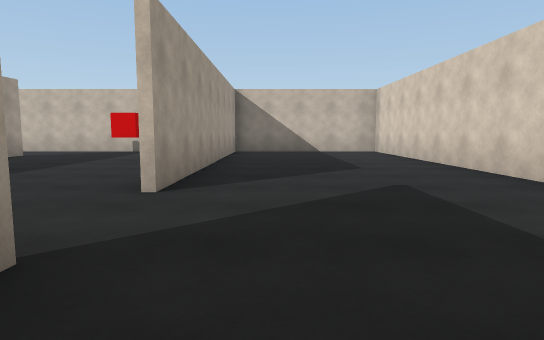
view 1 (above)

19 first-person views from a walk through a 3-D level made in the Unity game engine. The camera is 1.2 m above the floor, tilts 6° down and sees 75° across. The floor is counted in squares, 2 m on a side. Each view is taken from the middle of a square. On the plan, view 1 faces up. The plan holds only what a view shows up to about 10 squares ahead; the rest is blank. The player character is not drawn.

view 2
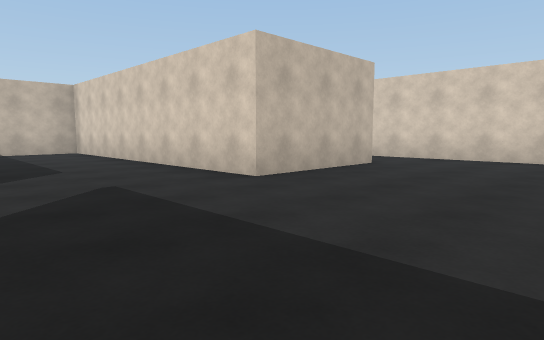

view 3
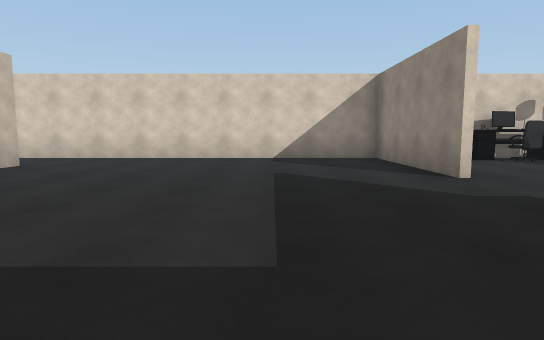

view 4
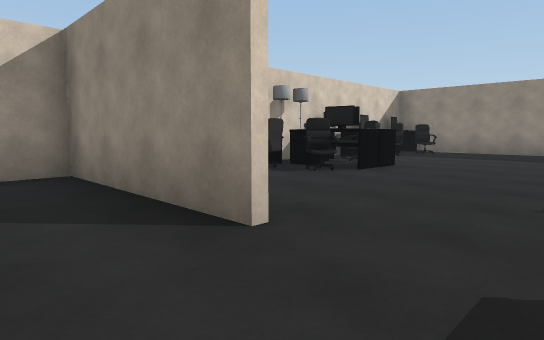

view 5
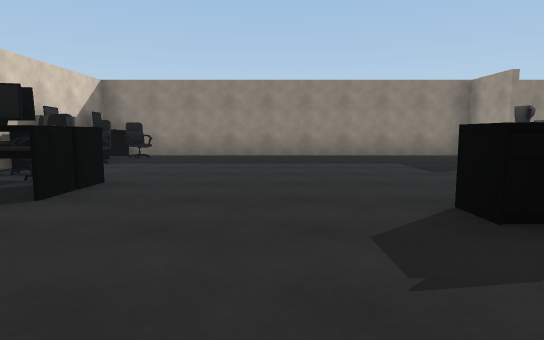

view 6
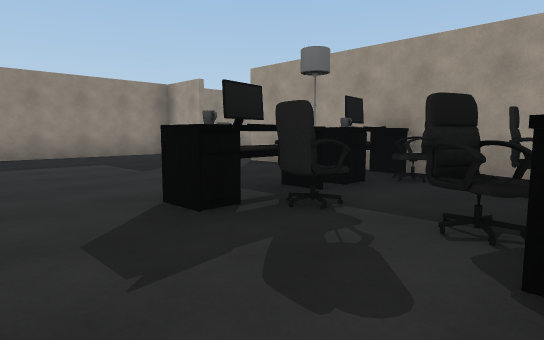

view 7
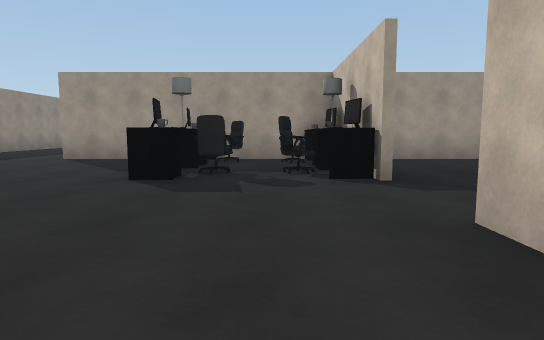

view 8
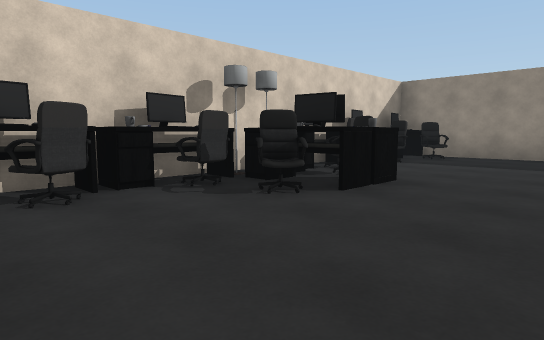

view 9
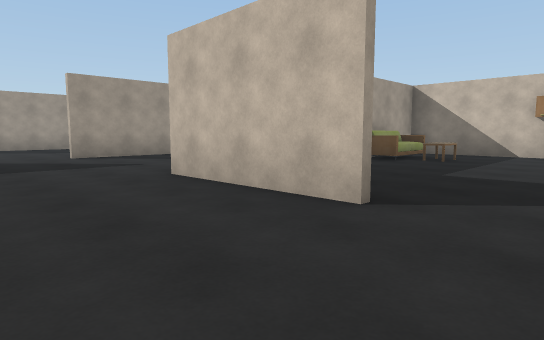

view 10
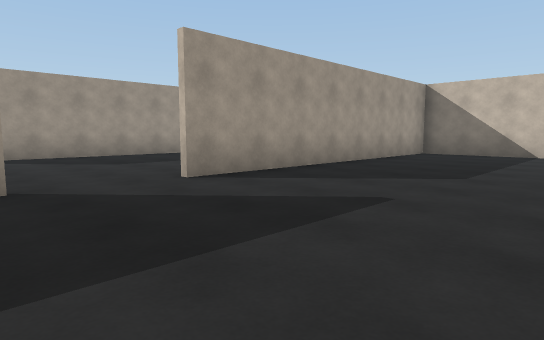

view 11
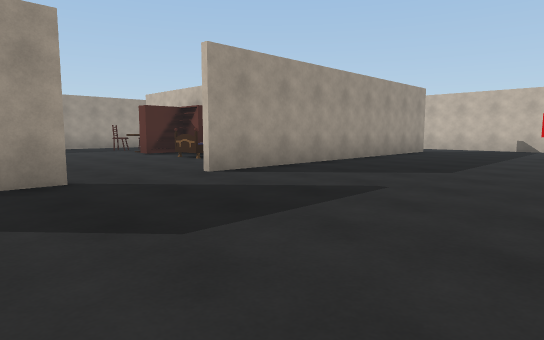

view 12
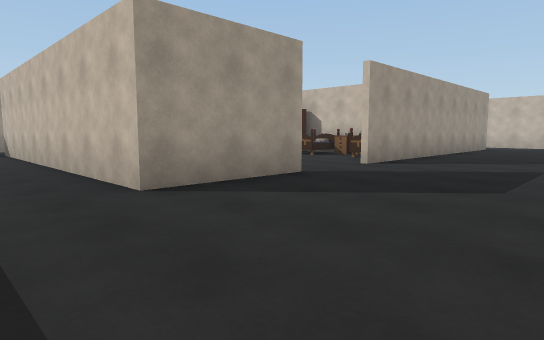

view 13
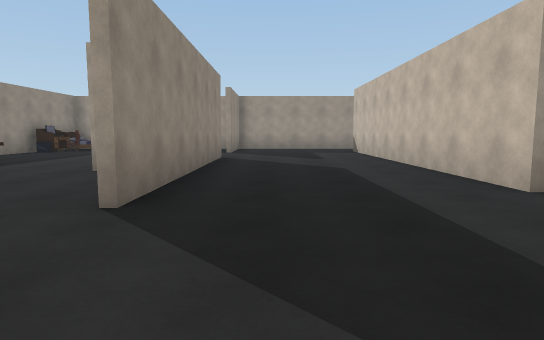

view 14
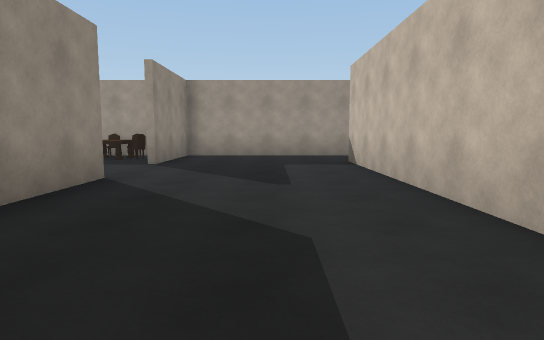

view 15
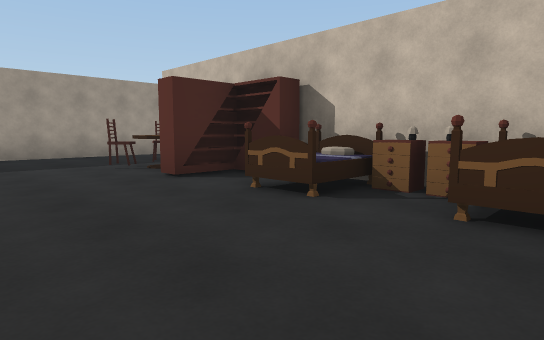

view 16
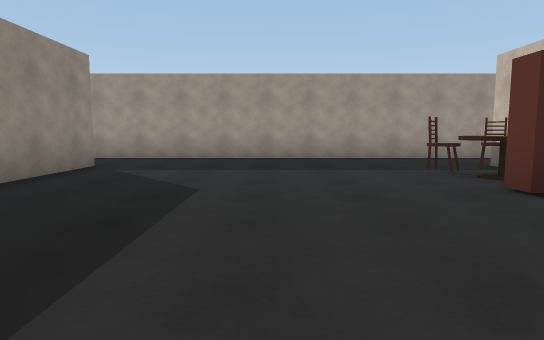

view 17
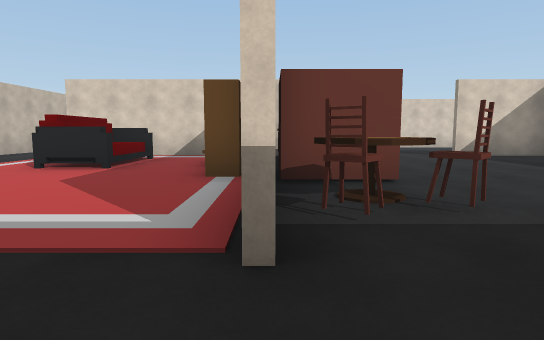

view 18
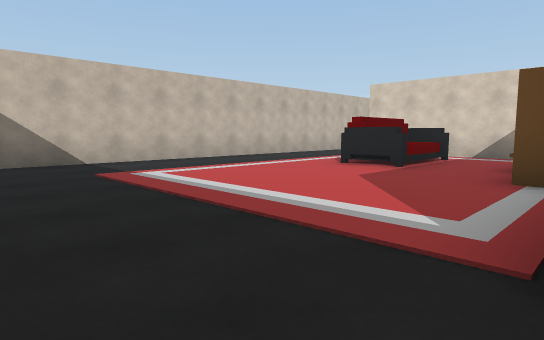

view 19
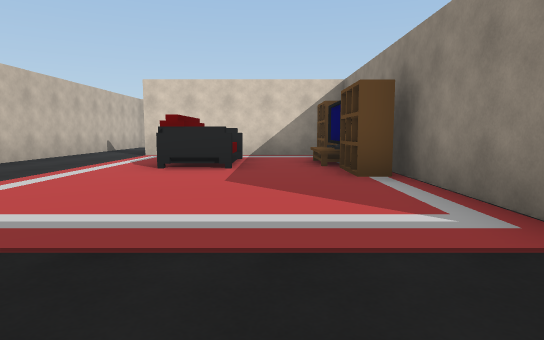

### Floor plan
Points are (right, up) in squares from view 1. A wall is a line through its corners. A room is listed if a view was taken in it or the views show most of it. See-through windows are left out.
Room 1 (views 1, 2, 3, 4, 5, 6, 7, 8, 9, 10)
walls: (4.6, -3.5) (8.4, -3.5) (8.4, 5.1); (5.4, -3.6) (4.6, -3.6); (4.6, 3.6) (3.3, 3.6) (3.3, 11); (-1.2, -0.1) (-1.2, -2.2); (-1.2, -3.8) (-1.2, -9.9); (8.4, -8.1) (8.4, -4.5); (3.5, 10.8) (3.5, 9.1); (-1.2, -11.8) (-1.2, -13.4) (6.5, -13.4); (3, 11.4) (-0.9, 11.4); (6.6, 11.4) (4.1, 11.4); (-1.2, 11.1) (-1.2, 3.5)
ways out: opening at (-1, 2.5) to room 2; opening at (-1, -10.5)
objects: table (0, -7); chair (0, -6); chair (0, -5); table (0, -4); lamp (1, -7); chair (1, -6) to (2, -6); chair (1, -5) to (2, -5); lamp (1, -4); table (2, -7); table (2, -4); sofa (4, 9); table (5, 9); table (6, -8); chair (7, -13); chair (7, -8); chair (7, -7); table (8, -13) to (8, -12); other object (8, -11) to (8, -10); chair (8, -9); lamp (8, -8); lamp (8, -7); table (8, -6); table (8, -5) to (8, -4)
Room 2 (views 11, 12, 13, 14, 15, 16, 17, 18, 19)
walls: (-9.4, 4) (-10.5, 4); (-6.7, 5.5) (-6.7, 9.4); (-6.5, -0.8) (-6.5, -3.4) (-14.5, -3.4); (-13.6, 4.1) (-10.5, 4.1); (-14, 4) (-14.5, 4); (-6.7, -3.1) (-6.7, -0.8); (-6.5, 9.4) (-6.5, 1.1); (-16.4, 5.2) (-16.4, -7.2) (-13.8, -7.2); (-14.5, -3.2) (-12.1, -3.2); (-5.9, 11.4) (-15.1, 11.4); (-11.8, -7.2) (-5.8, -7.2)
ways out: opening at (-1, 2.5) to room 1; opening at (-12.5, -7); opening at (-4.5, -7)
objects: chair (-13, 3); bookshelf (-12, 3) to (-11, 4); bookshelf (-11, 5); bed (-10, 3); sofa (-10, 7); nightstand (-9, 3); table (-9, 4); TV (-9, 5); nightstand (-8, 4); sofa (-8, 7); bed (-7, 3); bookshelf (-7, 5)

Positions as (right, up) in squares from view 1, and headings:
1: (0, 0), facing up
2: (0, 0), facing up-right
3: (0, -1), facing right
4: (3, -2), facing down-right
5: (4, -4), facing down
6: (4, -4), facing down-left
7: (7, -5), facing left
8: (4, -4), facing down-right
9: (8, 1), facing up-left
10: (3, 1), facing up-left
11: (-2, -2), facing up-left
12: (-3, -5), facing up-left
13: (-3, -6), facing left
14: (-7, -5), facing left
15: (-7, 0), facing up-left
16: (-8, 0), facing left
17: (-16, 4), facing right
18: (-16, 4), facing up-right
19: (-16, 6), facing right
